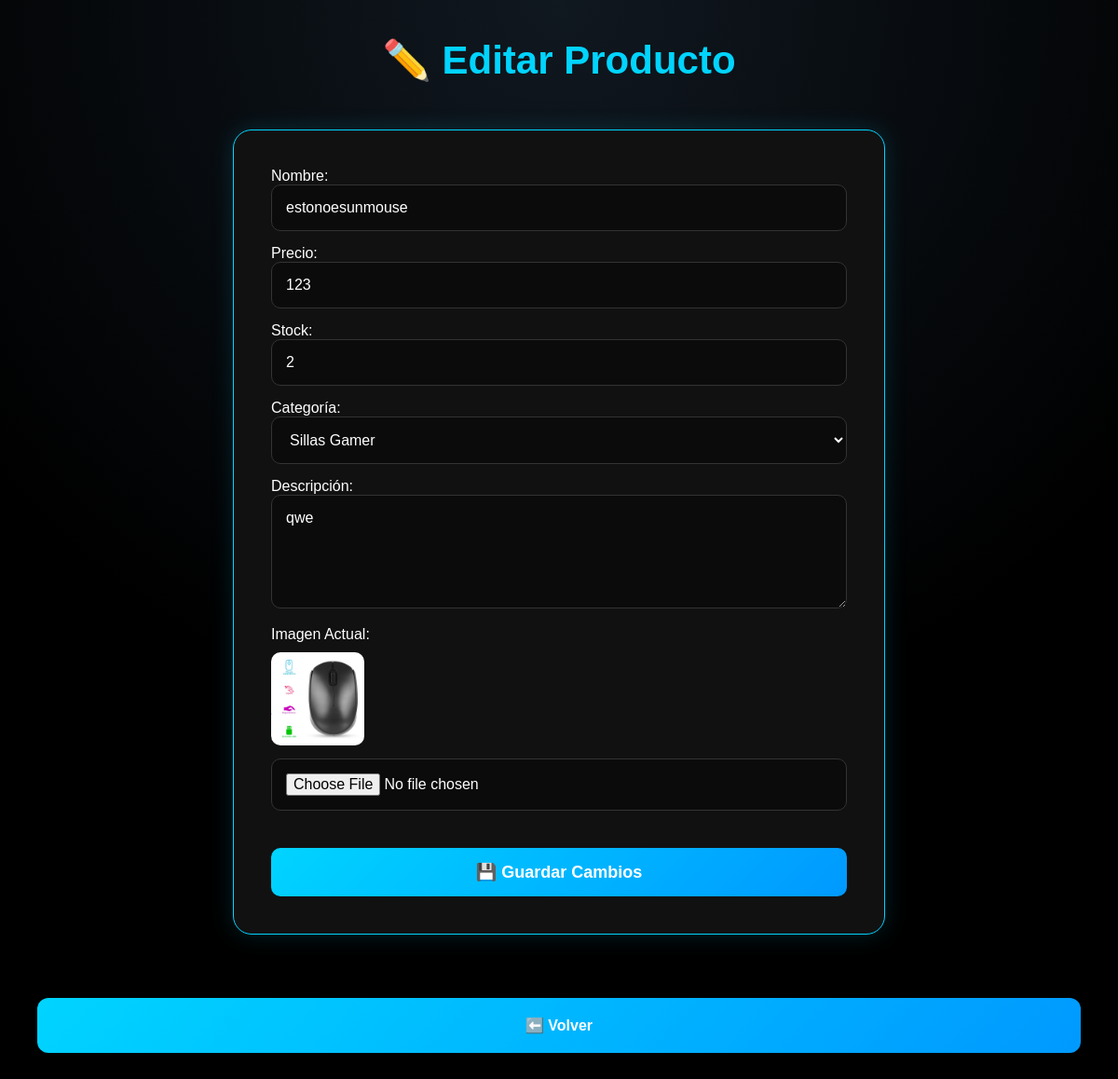
The app's page /panel-admin/productos/editar/8/ (signed in), older data.
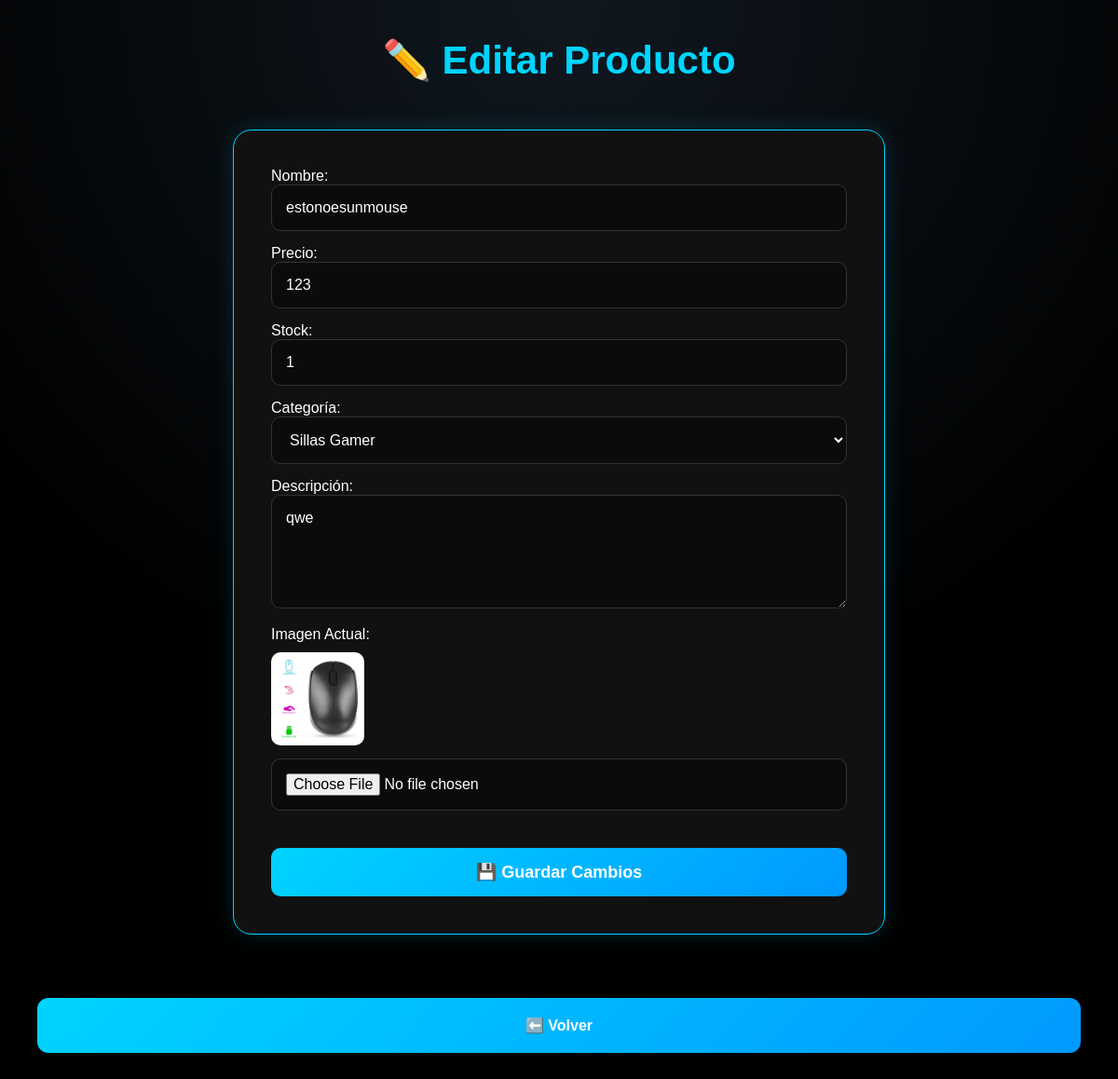
The same page, newer data.
### tienda/models.py (models this page shows, shortened)
class Producto(models.Model):
    nombre = models.CharField(max_length=200)
    precio = models.IntegerField(validators=[MinValueValidator(0)])
    descripcion = models.TextField()
    imagen = models.ImageField(upload_to='productos/', null=True, blank=True)
    stock = models.IntegerField(default=0, validators=[MinValueValidator(0)])
    categoria = models.CharField(max_length=50, default='Otros')
    activo = models.BooleanField(default=True)

### tienda/views.py (the view, shortened to what this page needs)
# urls.py: path('panel-admin/productos/editar/<int:id>/', views.editar_producto, name='editar_producto'),
@login_required
def editar_producto(request, id):
    if not request.user.is_staff:
        return redirect('/')
    producto = get_object_or_404(Producto, id=id)
    return render(request, 'admin_panel/editar_producto.html', {'producto': producto})

### tienda/context_processors.py (called while the page is built)
def carrito_count(request):
    carrito = request.session.get('carrito', [])
    return {
        'carrito_count': len(carrito)
    }

### templates/admin_panel/editar_producto.html (shortened to what this page needs)
{% load static %}
<!DOCTYPE html>
<html lang="es">
<head>
    <link rel="stylesheet" href="{% static 'css/style.css' %}">
</head>
<body>
<div class="admin-container">
<h1 class="admin-title">✏️ Editar Producto</h1>
<form method="POST" enctype="multipart/form-data" class="form-admin">
    <p>
        Nombre:
        <input type="text" name="nombre" value="{{ producto.nombre }}" required>
    </p>
    <p>
    Precio:
    <input type="number" name="precio" value="{{ producto.precio }}" min="0" max="99999999" required>
    </p>
    <p>
    Stock:
    <input type="number" name="stock" value="{{ producto.stock }}" min="0" max="10000" required>
    </p>
    <p>
        Categoría:
        <select name="categoria" style="background:#0b0b0b; color:white; border:1px solid #333; padding:15px; border-radius:10px; font-size:16px; width:100%;" required>
            <option value="Sillas Gamer" {% if producto.categoria == 'Sillas Gamer' %}selected{% endif %}>Sillas Gamer</option>
        </select>
    </p>
    <p>
        Descripción:
        <textarea name="descripcion" rows="5">{{ producto.descripcion }}</textarea>
    </p>
    <p>
        Imagen Actual:<br>
        {% if producto.imagen %}
            <img src="{{ producto.imagen.url }}" style="width: 100px; margin-top: 10px; margin-bottom: 10px; border-radius: 10px;"><br>
        {% endif %}
        <input type="file" name="imagen">
    </p>
    <button type="submit" class="btn-guardar">
        💾 Guardar Cambios
    </button>
</form>
<br>
<a href="{% url 'admin_productos' %}" class="admin-btn">⬅️ Volver</a>
</div>
</body>
</html>

Row changes from the older to the newer data that the page shows:
changed Producto "estonoesunmouse": stock "2" → "1"
